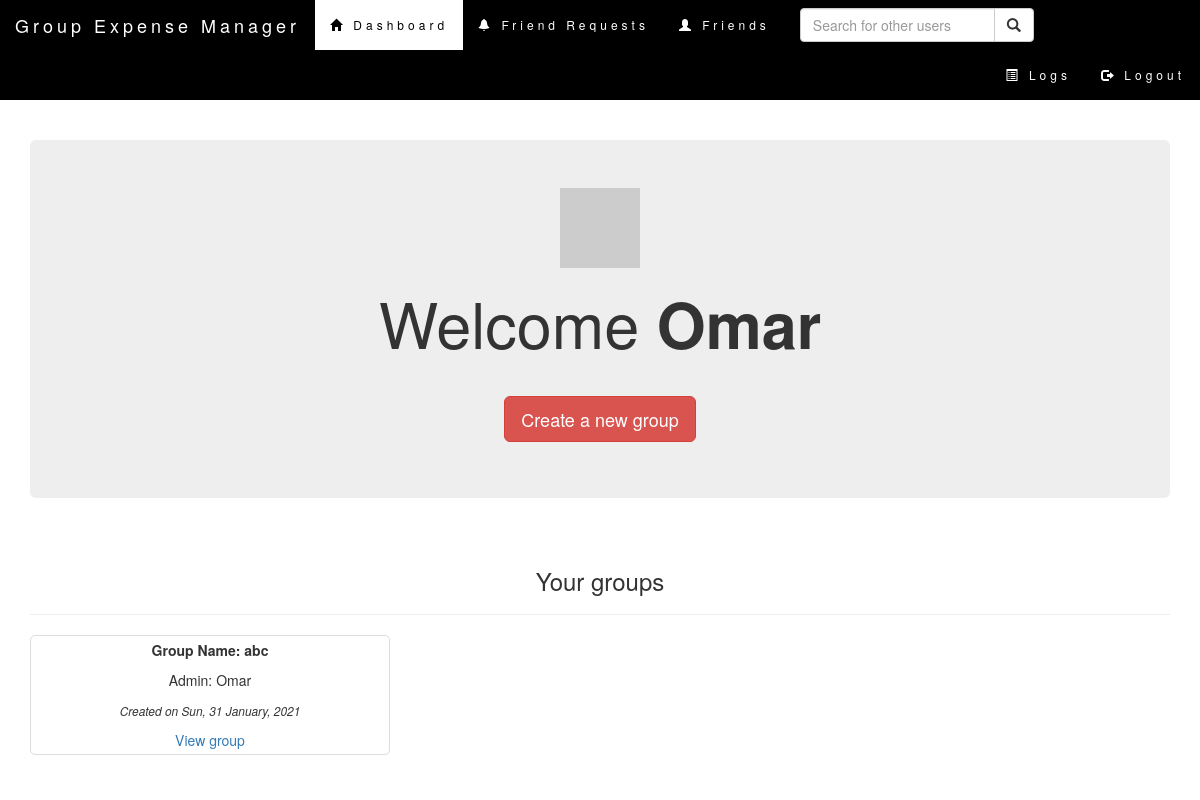
The page /home (signed in) on the database its author committed.
### tables this page shows
CREATE TABLE groups (
    gname text not null,
    admin text not null,
    memeber text not null,
    groupDate text
);

### main.py (the view, shortened to what this page needs)
@app.route('/', methods=['POST', 'GET'])
@app.route('/home', methods=['POST', 'GET'])
def index():
    if 'username' in session:
        username = session['username']
        avatar = dbHandler.getProfilePic(username, 100)
        groups = dbHandler.getGroups(username)
        gd = {}
        for i in groups:
            temp = dbHandler.getGroupMemebers(i[0], i[1])
            gd[i] = temp
            groups = gd
        return render_template('loggedinindex.html', username=username, groups=gd, avatar=avatar)
    return render_template('index.html')

### main.py (called while the page is built)
@app.after_request
def after_request(response):
    response.headers["Cache-Control"] = "no-cache, no-store, must-revalidate"
    return response

### models_1.py (called while the page is built)
def getProfilePic(user, size):
    con = sql.connect("database.db")
    cur = con.cursor()
    obj = cur.execute("SELECT email FROM users WHERE username='" + user + "'")
    obj = str(obj.fetchone())
    digest = md5(obj.lower().encode('utf-8')).hexdigest()
    return 'https://www.gravatar.com/avatar/{}?d=identicon&s={}'.format(digest, size)

def getGroups(user):
    con = sql.connect("database.db")
    cur = con.cursor()
    cur.execute(
        "SELECT gname, admin, groupDate FROM groups WHERE admin=='{0}' OR memeber=='{0}'".format(user))
    lis = cur.fetchall()
    ret = []
    for item in lis:
        if item not in ret:
            ret.append(item)
    con.commit()
    con.close()
    print (ret)
    return ret

def getGroupMemebers(groupName, admin):
    con = sql.connect("database.db")
    cur = con.cursor()
    cur.execute(
        "SELECT gname, admin, memeber FROM groups WHERE gname=='{0}' AND admin=='{1}'".format(groupName, admin))
    return cur.fetchall()
    con.commit()
    con.close()

### templates/loggedinindex.html (shortened to what this page needs)
<!DOCTYPE HTML>
<html lang="en">
    <head>
        <link rel="stylesheet" href="https://maxcdn.bootstrapcdn.com/bootstrap/3.3.7/css/bootstrap.min.css">
        <link rel="stylesheet" type="text/css" href="{{ url_for('static',filename='css/navbar.css') }}">
    </head>
    <body>
    <nav class="navbar navbar-inverse">
        <div class="container-fluid">
            <div class="navbar-header">
            <a class="navbar-brand" href="#">Group Expense Manager</a>
            </div>
            <ul class="nav navbar-nav">
                <li class="active"><a href="{{ url_for('index') }}"><span class="glyphicon glyphicon-home"></span> Dashboard</a></li>
                <li><a href="{{ url_for('notifications') }}"><span class="glyphicon glyphicon-bell"></span> Friend Requests</a></li>
                <li><a href="{{ url_for('getFriends') }}"><span class="glyphicon glyphicon-user"></span> Friends</a></li>
            </ul>
            <form class="navbar-form navbar-left" action="{{ url_for('index') }}" method="post">
                <div class="input-group">
                    <input type="text" class="form-control" placeholder="Search for other users" name="search">
                    <div class="input-group-btn">
                        <button class="btn btn-default" type="submit">
                            <i class="glyphicon glyphicon-search"></i>
                        </button>
                    </div>
                </div>
            </form>
            <ul class="nav navbar-nav navbar-right">
                <li><a href="{{ url_for('viewLog') }}"><span class="glyphicon glyphicon-list-alt"></span> Logs</a></li>
                <li><a href="{{ url_for('logout') }}"><span class="glyphicon glyphicon-log-out"></span> Logout</a></li>
            </ul>
        </div>
    </nav>
    <br>
    <br>
    <div class="container">
    <div class="jumbotron text-center">
    	    <img src="{{ avatar }}">
            <h1>Welcome <b>{{ username }}</b></h1>
            <br>
            <a href="{{ url_for('createGroup') }}" class="btn btn-danger navbar-btn btn-lg">Create a new group</a>
    </div>
    </div>
    <div class="container">
        <div class="page-header text-center"><h3>Your groups</h3></div>
    </div>
    <div class="container">
       <div class="row text-center">
        {% for i in groups.keys() %}
            <div class="col-sm-4">
                <div class="thumbnail">
                <p><strong> Group Name: {{i[0]}} </strong></p>
                <p> Admin: {{i[1]}} </p>
                <p><small><i>Created on {{i[2]}}</i></small></p>
                <a href="{{ url_for('viewGroup', groupName=i[0], admin=i[1]) }} "> View group </a>
                </div>
            </div>
        {% endfor %}
        </div>
    </div>
    </body>
</html>

### static/css/navbar.css (style rules this page uses)
.navbar { margin-bottom: 0; background-color: black; z-index: 9999; border: 0; font-size: 12px !important; line-height: 1.42857143 !important; letter-spacing: 4px; border-radius: 0; }
.navbar li a, .navbar .navbar-brand { color: #fff !important; }
.navbar-nav li a:hover, .navbar-nav li.active a { color: black !important; background-color: #fff !important; }

### templates/loggedinindex.html (style rules this page uses)
.thumbnail { border-radius: 5px; }

### rows shown on the page
groups: gname "abc", admin "Omar", groupDate "Sun, 31 January, 2021"

### other values the page prints
{{ username }} "Omar"
